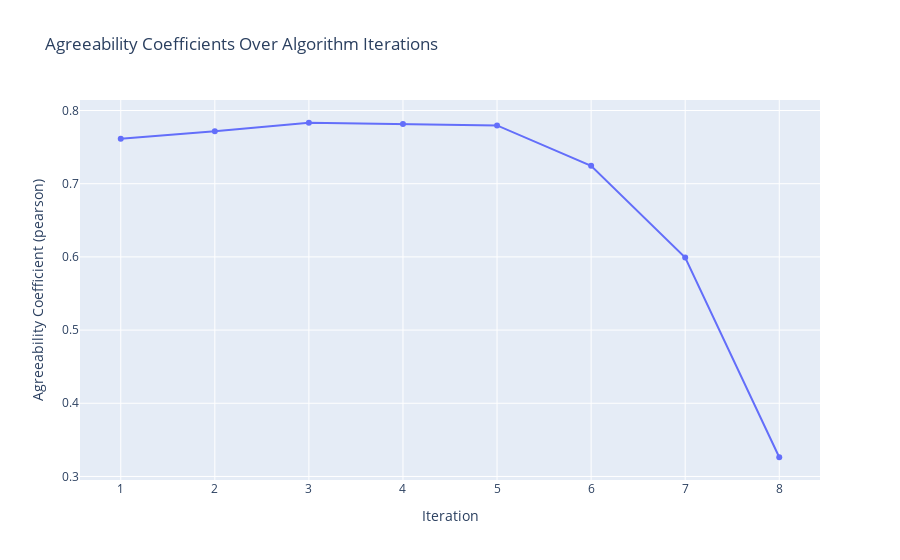

Here is the notebook cell this chart was saved with:
### Code cell
seeker.plot_from_results()

### Figure 1 — Plotly figure (JSON) as saved in the notebook; plotly's stock layout.template omitted (floating-point values rounded to 4 significant figures)
{"data": [{"customdata": [["Model 1 Included Features: <br>MedInc, HouseAge, AveRooms, AveBedrms, Population, AveOccup, Latitude, Longitude<br>Model 1 RMSE: 0.7315223258924328<br>Model 2 Included Features: <br>MedInc, HouseAge, AveRooms, AveBedrms, Population, AveOccup, Latitude, Longitude<br>Model 2 RMSE: 0.727676842497427"], ["Model 1 Included Features: <br>MedInc, HouseAge, AveRooms, AveBedrms, Population, Latitude, Longitude<br>Model 1 RMSE: 0.7243210543253327<br>Model 2 Included Features: <br>MedInc, HouseAge, AveRooms, AveBedrms, Population, Latitude, Longitude<br>Model 2 RMSE: 0.6797659162787423"], ["Model 1 Included Features: <br>MedInc, HouseAge, AveRooms, AveBedrms, Latitude, Longitude<br>Model 1 RMSE: 0.7243206659201569<br>Model 2 Included Features: <br>MedInc, AveRooms, AveBedrms, Population, Latitude, Longitude<br>Model 2 RMSE: 0.6674780080605296"], ["Model 1 Included Features: <br>MedInc, HouseAge, AveBedrms, Latitude, Longitude<br>Model 1 RMSE: 0.7299080678582273<br>Model 2 Included Features: <br>MedInc, AveRooms, AveBedrms, Latitude, Longitude<br>Model 2 RMSE: 0.6460492295896211"], ["Model 1 Included Features: <br>MedInc, HouseAge, Latitude, Longitude<br>Model 1 RMSE: 0.7340250301119083<br>Model 2 Included Features: <br>MedInc, AveRooms, Latitude, Longitude<br>Model 2 RMSE: 0.6350600627986662"], ["Model 1 Included Features: <br>MedInc, Latitude, Longitude<br>Model 1 RMSE: 0.7419579345892257<br>Model 2 Included Features: <br>AveRooms, Latitude, Longitude<br>Model 2 RMSE: 0.6381314025630901"], ["Model 1 Included Features: <br>MedInc, Latitude<br>Model 1 RMSE: 0.8301873925326823<br>Model 2 Included Features: <br>Latitude, Longitude<br>Model 2 RMSE: 0.6323506836333833"], ["Model 1 Included Features: <br>MedInc<br>Model 1 RMSE: 0.8390728208993037<br>Model 2 Included Features: <br>Longitude<br>Model 2 RMSE: 1.0058695484342364"]], "hovertemplate": "Iteration=%{x}<br>Agreeability Coefficient (pearson)=%{y}<br>Summary=%{customdata[0]}<extra></extra>", "legendgroup": "", "line": {"color": "#636efa", "dash": "solid"}, "marker": {"symbol": "circle"}, "mode": "markers+lines", "name": "", "orientation": "v", "showlegend": false, "type": "scatter", "x": [1, 2, 3, 4, 5, 6, 7, 8], "xaxis": "x", "y": [0.7616, 0.7717, 0.7833, 0.7816, 0.7796, 0.7245, 0.5991, 0.3263], "yaxis": "y"}], "layout": {"hovermode": "closest", "legend": {"tracegroupgap": 0}, "title": {"text": "Agreeability Coefficients Over Algorithm Iterations"}, "xaxis": {"anchor": "y", "domain": [0, 1], "title": {"text": "Iteration"}, "type": "category"}, "yaxis": {"anchor": "x", "domain": [0, 1], "title": {"text": "Agreeability Coefficient (pearson)"}}}}
